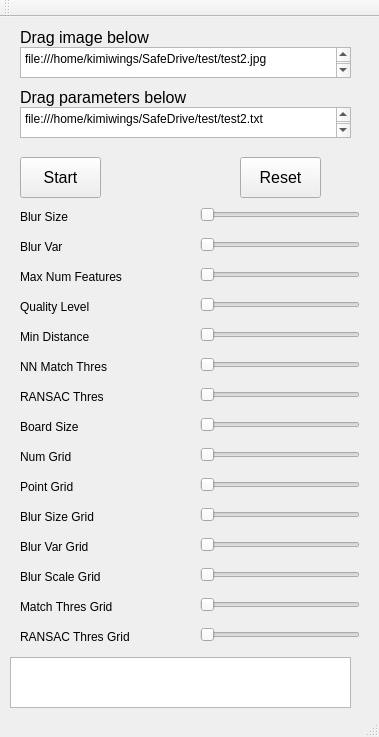
<?xml version="1.0" encoding="UTF-8"?>
<ui version="4.0">
 <class>MainWindow</class>
 <widget class="QMainWindow" name="MainWindow">
  <property name="geometry">
   <rect>
    <x>0</x>
    <y>0</y>
    <width>379</width>
    <height>737</height>
   </rect>
  </property>
  <property name="windowTitle">
   <string>MainWindow</string>
  </property>
  <widget class="QWidget" name="centralWidget">
   <widget class="QLabel" name="label_MNF">
    <property name="geometry">
     <rect>
      <x>20</x>
      <y>250</y>
      <width>161</width>
      <height>20</height>
     </rect>
    </property>
    <property name="text">
     <string>Max Num Features</string>
    </property>
   </widget>
   <widget class="QSlider" name="slider_MNF">
    <property name="geometry">
     <rect>
      <x>200</x>
      <y>250</y>
      <width>160</width>
      <height>16</height>
     </rect>
    </property>
    <property name="minimum">
     <number>100</number>
    </property>
    <property name="maximum">
     <number>8000</number>
    </property>
    <property name="singleStep">
     <number>100</number>
    </property>
    <property name="pageStep">
     <number>300</number>
    </property>
    <property name="value">
     <number>100</number>
    </property>
    <property name="sliderPosition">
     <number>100</number>
    </property>
    <property name="orientation">
     <enum>Qt::Horizontal</enum>
    </property>
   </widget>
   <widget class="QSlider" name="slider_QL">
    <property name="geometry">
     <rect>
      <x>200</x>
      <y>280</y>
      <width>160</width>
      <height>16</height>
     </rect>
    </property>
    <property name="minimum">
     <number>1</number>
    </property>
    <property name="maximum">
     <number>50</number>
    </property>
    <property name="singleStep">
     <number>1</number>
    </property>
    <property name="value">
     <number>1</number>
    </property>
    <property name="orientation">
     <enum>Qt::Horizontal</enum>
    </property>
   </widget>
   <widget class="QLabel" name="label_QL">
    <property name="geometry">
     <rect>
      <x>20</x>
      <y>280</y>
      <width>161</width>
      <height>20</height>
     </rect>
    </property>
    <property name="text">
     <string>Quality Level</string>
    </property>
   </widget>
   <widget class="QLabel" name="label_NG">
    <property name="geometry">
     <rect>
      <x>20</x>
      <y>430</y>
      <width>161</width>
      <height>20</height>
     </rect>
    </property>
    <property name="text">
     <string>Num Grid</string>
    </property>
   </widget>
   <widget class="QSlider" name="slider_MD">
    <property name="geometry">
     <rect>
      <x>200</x>
      <y>310</y>
      <width>160</width>
      <height>16</height>
     </rect>
    </property>
    <property name="minimum">
     <number>1</number>
    </property>
    <property name="maximum">
     <number>30</number>
    </property>
    <property name="value">
     <number>1</number>
    </property>
    <property name="sliderPosition">
     <number>1</number>
    </property>
    <property name="orientation">
     <enum>Qt::Horizontal</enum>
    </property>
   </widget>
   <widget class="QSlider" name="slider_NG">
    <property name="geometry">
     <rect>
      <x>200</x>
      <y>430</y>
      <width>160</width>
      <height>16</height>
     </rect>
    </property>
    <property name="minimum">
     <number>1</number>
    </property>
    <property name="maximum">
     <number>10</number>
    </property>
    <property name="value">
     <number>1</number>
    </property>
    <property name="orientation">
     <enum>Qt::Horizontal</enum>
    </property>
   </widget>
   <widget class="QLabel" name="label_MD">
    <property name="geometry">
     <rect>
      <x>20</x>
      <y>310</y>
      <width>161</width>
      <height>20</height>
     </rect>
    </property>
    <property name="text">
     <string>Min Distance</string>
    </property>
   </widget>
   <widget class="QLabel" name="label_RT">
    <property name="geometry">
     <rect>
      <x>20</x>
      <y>370</y>
      <width>161</width>
      <height>20</height>
     </rect>
    </property>
    <property name="text">
     <string>RANSAC Thres</string>
    </property>
   </widget>
   <widget class="QSlider" name="slider_BS">
    <property name="geometry">
     <rect>
      <x>200</x>
      <y>190</y>
      <width>160</width>
      <height>16</height>
     </rect>
    </property>
    <property name="minimum">
     <number>1</number>
    </property>
    <property name="maximum">
     <number>10</number>
    </property>
    <property name="pageStep">
     <number>7</number>
    </property>
    <property name="value">
     <number>1</number>
    </property>
    <property name="orientation">
     <enum>Qt::Horizontal</enum>
    </property>
   </widget>
   <widget class="QSlider" name="slider_RT">
    <property name="geometry">
     <rect>
      <x>200</x>
      <y>370</y>
      <width>160</width>
      <height>16</height>
     </rect>
    </property>
    <property name="minimum">
     <number>0</number>
    </property>
    <property name="maximum">
     <number>100</number>
    </property>
    <property name="value">
     <number>0</number>
    </property>
    <property name="orientation">
     <enum>Qt::Horizontal</enum>
    </property>
   </widget>
   <widget class="QLabel" name="label_BS">
    <property name="geometry">
     <rect>
      <x>20</x>
      <y>190</y>
      <width>161</width>
      <height>20</height>
     </rect>
    </property>
    <property name="text">
     <string>Blur Size</string>
    </property>
   </widget>
   <widget class="QPushButton" name="button_reset">
    <property name="geometry">
     <rect>
      <x>240</x>
      <y>140</y>
      <width>81</width>
      <height>41</height>
     </rect>
    </property>
    <property name="font">
     <font>
      <pointsize>12</pointsize>
     </font>
    </property>
    <property name="text">
     <string>Reset</string>
    </property>
   </widget>
   <widget class="QPlainTextEdit" name="text_TFN">
    <property name="geometry">
     <rect>
      <x>20</x>
      <y>30</y>
      <width>331</width>
      <height>31</height>
     </rect>
    </property>
    <property name="plainText">
     <string>file:///home/kimiwings/SafeDrive/test/test2.jpg
</string>
    </property>
   </widget>
   <widget class="QLabel" name="label">
    <property name="geometry">
     <rect>
      <x>20</x>
      <y>10</y>
      <width>151</width>
      <height>20</height>
     </rect>
    </property>
    <property name="font">
     <font>
      <pointsize>12</pointsize>
     </font>
    </property>
    <property name="text">
     <string>Drag image below</string>
    </property>
   </widget>
   <widget class="QPushButton" name="button_start">
    <property name="geometry">
     <rect>
      <x>20</x>
      <y>140</y>
      <width>81</width>
      <height>41</height>
     </rect>
    </property>
    <property name="font">
     <font>
      <pointsize>12</pointsize>
     </font>
    </property>
    <property name="text">
     <string>Start</string>
    </property>
   </widget>
   <widget class="QPlainTextEdit" name="text_log">
    <property name="geometry">
     <rect>
      <x>10</x>
      <y>640</y>
      <width>341</width>
      <height>51</height>
     </rect>
    </property>
    <property name="tabChangesFocus">
     <bool>false</bool>
    </property>
    <property name="readOnly">
     <bool>true</bool>
    </property>
   </widget>
   <widget class="QPlainTextEdit" name="text_PM">
    <property name="geometry">
     <rect>
      <x>20</x>
      <y>90</y>
      <width>331</width>
      <height>31</height>
     </rect>
    </property>
    <property name="plainText">
     <string>file:///home/kimiwings/SafeDrive/test/test2.txt
</string>
    </property>
   </widget>
   <widget class="QLabel" name="label_2">
    <property name="geometry">
     <rect>
      <x>20</x>
      <y>70</y>
      <width>211</width>
      <height>20</height>
     </rect>
    </property>
    <property name="font">
     <font>
      <pointsize>12</pointsize>
     </font>
    </property>
    <property name="text">
     <string>Drag parameters below</string>
    </property>
   </widget>
   <widget class="QSlider" name="slider_BV">
    <property name="geometry">
     <rect>
      <x>200</x>
      <y>220</y>
      <width>160</width>
      <height>16</height>
     </rect>
    </property>
    <property name="minimum">
     <number>1</number>
    </property>
    <property name="maximum">
     <number>20</number>
    </property>
    <property name="pageStep">
     <number>7</number>
    </property>
    <property name="value">
     <number>1</number>
    </property>
    <property name="orientation">
     <enum>Qt::Horizontal</enum>
    </property>
   </widget>
   <widget class="QLabel" name="label_BV">
    <property name="geometry">
     <rect>
      <x>20</x>
      <y>220</y>
      <width>161</width>
      <height>20</height>
     </rect>
    </property>
    <property name="text">
     <string>Blur Var</string>
    </property>
   </widget>
   <widget class="QLabel" name="label_BDS">
    <property name="geometry">
     <rect>
      <x>20</x>
      <y>400</y>
      <width>161</width>
      <height>20</height>
     </rect>
    </property>
    <property name="text">
     <string>Board Size</string>
    </property>
   </widget>
   <widget class="QSlider" name="slider_BDS">
    <property name="geometry">
     <rect>
      <x>200</x>
      <y>400</y>
      <width>160</width>
      <height>16</height>
     </rect>
    </property>
    <property name="minimum">
     <number>0</number>
    </property>
    <property name="maximum">
     <number>50</number>
    </property>
    <property name="value">
     <number>0</number>
    </property>
    <property name="orientation">
     <enum>Qt::Horizontal</enum>
    </property>
   </widget>
   <widget class="QLabel" name="label_PG">
    <property name="geometry">
     <rect>
      <x>20</x>
      <y>460</y>
      <width>161</width>
      <height>20</height>
     </rect>
    </property>
    <property name="text">
     <string>Point Grid</string>
    </property>
   </widget>
   <widget class="QSlider" name="slider_PG">
    <property name="geometry">
     <rect>
      <x>200</x>
      <y>460</y>
      <width>160</width>
      <height>16</height>
     </rect>
    </property>
    <property name="minimum">
     <number>0</number>
    </property>
    <property name="maximum">
     <number>100</number>
    </property>
    <property name="value">
     <number>0</number>
    </property>
    <property name="orientation">
     <enum>Qt::Horizontal</enum>
    </property>
   </widget>
   <widget class="QLabel" name="label_NMT">
    <property name="geometry">
     <rect>
      <x>20</x>
      <y>340</y>
      <width>161</width>
      <height>20</height>
     </rect>
    </property>
    <property name="text">
     <string>NN Match Thres</string>
    </property>
   </widget>
   <widget class="QSlider" name="slider_NMT">
    <property name="geometry">
     <rect>
      <x>200</x>
      <y>340</y>
      <width>160</width>
      <height>16</height>
     </rect>
    </property>
    <property name="minimum">
     <number>0</number>
    </property>
    <property name="maximum">
     <number>100</number>
    </property>
    <property name="value">
     <number>0</number>
    </property>
    <property name="orientation">
     <enum>Qt::Horizontal</enum>
    </property>
   </widget>
   <widget class="QSlider" name="slider_BSG">
    <property name="geometry">
     <rect>
      <x>200</x>
      <y>490</y>
      <width>160</width>
      <height>16</height>
     </rect>
    </property>
    <property name="minimum">
     <number>1</number>
    </property>
    <property name="maximum">
     <number>10</number>
    </property>
    <property name="pageStep">
     <number>7</number>
    </property>
    <property name="value">
     <number>1</number>
    </property>
    <property name="orientation">
     <enum>Qt::Horizontal</enum>
    </property>
   </widget>
   <widget class="QLabel" name="label_BSG">
    <property name="geometry">
     <rect>
      <x>20</x>
      <y>490</y>
      <width>161</width>
      <height>20</height>
     </rect>
    </property>
    <property name="text">
     <string>Blur Size Grid</string>
    </property>
   </widget>
   <widget class="QSlider" name="slider_BVG">
    <property name="geometry">
     <rect>
      <x>200</x>
      <y>520</y>
      <width>160</width>
      <height>16</height>
     </rect>
    </property>
    <property name="minimum">
     <number>1</number>
    </property>
    <property name="maximum">
     <number>20</number>
    </property>
    <property name="pageStep">
     <number>7</number>
    </property>
    <property name="value">
     <number>1</number>
    </property>
    <property name="orientation">
     <enum>Qt::Horizontal</enum>
    </property>
   </widget>
   <widget class="QLabel" name="label_BVG">
    <property name="geometry">
     <rect>
      <x>20</x>
      <y>520</y>
      <width>161</width>
      <height>20</height>
     </rect>
    </property>
    <property name="text">
     <string>Blur Var Grid</string>
    </property>
   </widget>
   <widget class="QLabel" name="label_BSCG">
    <property name="geometry">
     <rect>
      <x>20</x>
      <y>550</y>
      <width>161</width>
      <height>20</height>
     </rect>
    </property>
    <property name="text">
     <string>Blur Scale Grid</string>
    </property>
   </widget>
   <widget class="QSlider" name="slider_BSCG">
    <property name="geometry">
     <rect>
      <x>200</x>
      <y>550</y>
      <width>160</width>
      <height>16</height>
     </rect>
    </property>
    <property name="minimum">
     <number>1</number>
    </property>
    <property name="maximum">
     <number>30</number>
    </property>
    <property name="pageStep">
     <number>7</number>
    </property>
    <property name="value">
     <number>1</number>
    </property>
    <property name="orientation">
     <enum>Qt::Horizontal</enum>
    </property>
   </widget>
   <widget class="QSlider" name="slider_RTG">
    <property name="geometry">
     <rect>
      <x>200</x>
      <y>610</y>
      <width>160</width>
      <height>16</height>
     </rect>
    </property>
    <property name="minimum">
     <number>0</number>
    </property>
    <property name="maximum">
     <number>100</number>
    </property>
    <property name="value">
     <number>0</number>
    </property>
    <property name="orientation">
     <enum>Qt::Horizontal</enum>
    </property>
   </widget>
   <widget class="QLabel" name="label_RTG">
    <property name="geometry">
     <rect>
      <x>20</x>
      <y>610</y>
      <width>161</width>
      <height>20</height>
     </rect>
    </property>
    <property name="text">
     <string>RANSAC Thres Grid</string>
    </property>
   </widget>
   <widget class="QSlider" name="slider_MTG">
    <property name="geometry">
     <rect>
      <x>200</x>
      <y>580</y>
      <width>160</width>
      <height>16</height>
     </rect>
    </property>
    <property name="minimum">
     <number>0</number>
    </property>
    <property name="maximum">
     <number>100</number>
    </property>
    <property name="value">
     <number>0</number>
    </property>
    <property name="orientation">
     <enum>Qt::Horizontal</enum>
    </property>
   </widget>
   <widget class="QLabel" name="label_MTG">
    <property name="geometry">
     <rect>
      <x>20</x>
      <y>580</y>
      <width>161</width>
      <height>20</height>
     </rect>
    </property>
    <property name="text">
     <string>Match Thres Grid</string>
    </property>
   </widget>
  </widget>
  <widget class="QToolBar" name="mainToolBar">
   <attribute name="toolBarArea">
    <enum>TopToolBarArea</enum>
   </attribute>
   <attribute name="toolBarBreak">
    <bool>false</bool>
   </attribute>
  </widget>
  <widget class="QStatusBar" name="statusBar"/>
 </widget>
 <layoutdefault spacing="6" margin="11"/>
 <resources/>
 <connections/>
</ui>
